Frame 1 (no input): blank canvas, image omitted
Frame 60 (the mouse pressed at the canvas centre just before this capture): blank canvas, image omitted
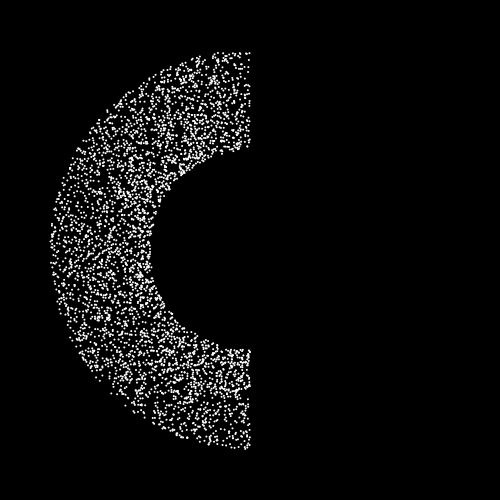
Frame 120 (the mouse held since frame 60 and released just before this capture)

The Processing sketch whose frames 1 and 60 were blank and that drew this single picture after the mouse press (run headless with seeded random() and noise(); from frame 60 on, the mouse is pressed at the canvas centre):

// Processing sketch: processing_62169
// ── processing_62169.pde

void setup() {
  size(500, 500);

  smooth();
}

void draw() {
  background(0);

  noStroke();
  fill(255);
  ellipseMode(CENTER);

  translate(width/2, height/2);

  randomSeed(1);  // Immer die gleiche Zufallsfolge

  float numberOfDots = 4000;
 
  float innerRadius = 100;
  float outerRadius = 200;
  
  float minAngle = 0;
  float maxAngle = mouseX / float(width) * TWO_PI;


  for (int j = 0; j < numberOfDots; j++) {

    float randomangle = random(minAngle, maxAngle);   // Zufaelliger Winkel 

    float randomradius = map(random(0, 1), 0, 1, innerRadius, outerRadius); // Zufaelliger Radius zwischen innerRadius und outerRadius 

    float x = -sin(randomangle) * randomradius; 
    float y = cos(randomangle) * randomradius; 

    ellipse(x, y, 2, 2);
  }
}
